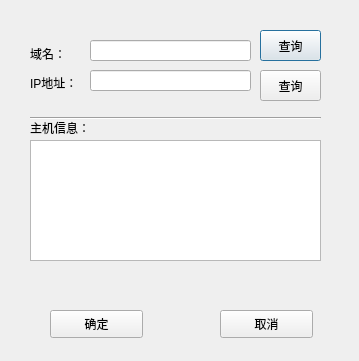
<?xml version="1.0" encoding="UTF-8"?>
<ui version="4.0">
 <class>Dialog</class>
 <widget class="QDialog" name="Dialog">
  <property name="geometry">
   <rect>
    <x>0</x>
    <y>0</y>
    <width>359</width>
    <height>361</height>
   </rect>
  </property>
  <property name="windowTitle">
   <string>Dialog</string>
  </property>
  <widget class="QLabel" name="label">
   <property name="geometry">
    <rect>
     <x>30</x>
     <y>46</y>
     <width>72</width>
     <height>15</height>
    </rect>
   </property>
   <property name="text">
    <string>域名：</string>
   </property>
  </widget>
  <widget class="QLabel" name="label_2">
   <property name="geometry">
    <rect>
     <x>30</x>
     <y>75</y>
     <width>72</width>
     <height>15</height>
    </rect>
   </property>
   <property name="text">
    <string>IP地址：</string>
   </property>
  </widget>
  <widget class="QLineEdit" name="lineEdit">
   <property name="geometry">
    <rect>
     <x>90</x>
     <y>40</y>
     <width>161</width>
     <height>21</height>
    </rect>
   </property>
  </widget>
  <widget class="QLineEdit" name="lineEdit_2">
   <property name="geometry">
    <rect>
     <x>90</x>
     <y>70</y>
     <width>161</width>
     <height>21</height>
    </rect>
   </property>
  </widget>
  <widget class="QPushButton" name="pushButton">
   <property name="geometry">
    <rect>
     <x>260</x>
     <y>30</y>
     <width>61</width>
     <height>31</height>
    </rect>
   </property>
   <property name="text">
    <string>查询</string>
   </property>
  </widget>
  <widget class="QPushButton" name="pushButton_2">
   <property name="geometry">
    <rect>
     <x>260</x>
     <y>70</y>
     <width>61</width>
     <height>31</height>
    </rect>
   </property>
   <property name="text">
    <string>查询</string>
   </property>
  </widget>
  <widget class="QLabel" name="label_3">
   <property name="geometry">
    <rect>
     <x>30</x>
     <y>120</y>
     <width>72</width>
     <height>15</height>
    </rect>
   </property>
   <property name="text">
    <string>主机信息：</string>
   </property>
  </widget>
  <widget class="QTextBrowser" name="textBrowser">
   <property name="geometry">
    <rect>
     <x>30</x>
     <y>140</y>
     <width>291</width>
     <height>121</height>
    </rect>
   </property>
  </widget>
  <widget class="QPushButton" name="pushButton_3">
   <property name="geometry">
    <rect>
     <x>50</x>
     <y>310</y>
     <width>93</width>
     <height>28</height>
    </rect>
   </property>
   <property name="text">
    <string>确定</string>
   </property>
  </widget>
  <widget class="QPushButton" name="pushButton_4">
   <property name="geometry">
    <rect>
     <x>220</x>
     <y>310</y>
     <width>93</width>
     <height>28</height>
    </rect>
   </property>
   <property name="text">
    <string>取消</string>
   </property>
  </widget>
  <widget class="Line" name="line">
   <property name="geometry">
    <rect>
     <x>30</x>
     <y>110</y>
     <width>291</width>
     <height>16</height>
    </rect>
   </property>
   <property name="orientation">
    <enum>Qt::Horizontal</enum>
   </property>
  </widget>
 </widget>
 <resources/>
 <connections/>
</ui>
